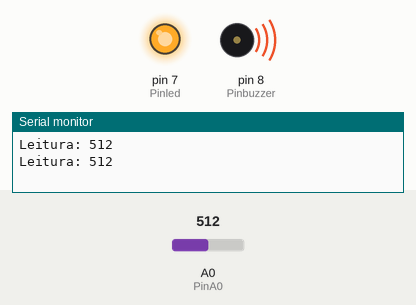
This sketch was run on a simulated Arduino Uno, built with avr-gcc and run on an emulated ATmega328P. On the bench: output pins drawn as LEDs (lit = HIGH), buzzer (waves = sounding), the last lines printed to the serial monitor. The inputs (shaded band) are chosen by the test bench; at power-on: A0 (PinA0) = 512.

Above: at 2.9 s.
3.0 s: A0 (PinA0) set to 307
9.2 s: A0 (PinA0) set to 289
At 10.2 s:
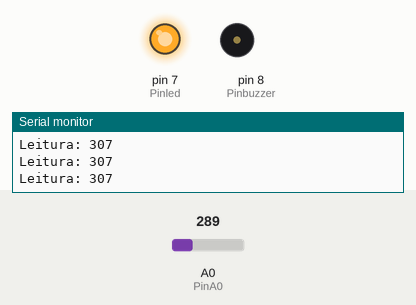
At 11.5 s:
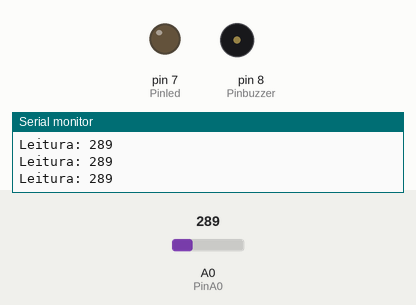
Timing chart, 0 to 13.0 s (numbered marks = the images above; inputs shaded):
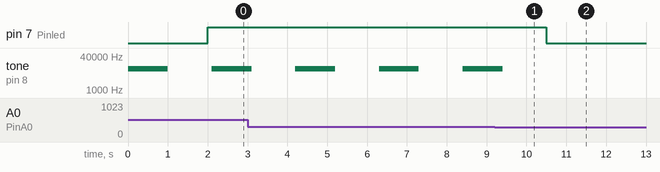

Measured:
- the behaviour switches between 301 and 300 on A0 (PinA0) (found by bisection; images 0 and 1)
- after the input at 9.2 s, pin 7 (Pinled): HIGH → LOW after 1.3 s; tone on pin 8 (Pinbuzzer): goes on until 9.4 s, then stays silent
- by itself, tone on pin 8 (Pinbuzzer): alternates 10000 Hz for 1.0 s and silent for 1.1 s

The sketch:

NTP_Smoke.ino
```cpp
int Pinbuzzer = 8;
int Pinled = 7;
int PinA0 = A0;
int leitura_sensor = 300;


void setup()
{
  pinMode(PinA0, INPUT);
  pinMode(Pinbuzzer, OUTPUT);
  pinMode(Pinled, OUTPUT);
  Serial.begin(9600);
}

void loop()
{
  int valor_analogico = analogRead(PinA0);
  Serial.print("Leitura: ");
  Serial.println(valor_analogico);
  if (valor_analogico > leitura_sensor)
  {
    tone(Pinbuzzer, 10000);
    delay(1000);
    noTone(Pinbuzzer);
    delay(1000);
    digitalWrite(Pinled, HIGH);
  }
  else
  {
    noTone(Pinbuzzer);
    digitalWrite(Pinled, LOW);
  }
  delay(100);
}
```
